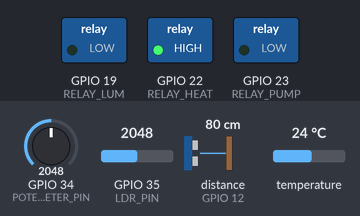
A sketch run on a simulated ESP32. On the bench: switched loads named in the sketch (green lamp = pin HIGH). Wiring (inferred from the names in the program): ultrasonic range finder: trigger GPIO 14; echo GPIO 12. Inputs (shaded band) come from the test bench; at power-on: distance to the obstacle (sensor on GPIO 12) 80 cm, temperature 24 °C, GPIO 34 (POTENTIOMETER_PIN) = 2048, GPIO 35 (LDR_PIN) = 2048. The echo pulse lasts 58.3 µs per cm; WiFi joins after 1.5 s; servers stay silent unless stated; uploads are accepted with an empty reply; the local clock reads 2024-03-15 10:24:30 at power-on unless the sketch sets it; pins used as bus, display or sensor lines are not drawn; what the sketch prints to the serial monitor is not drawn.

Above: at 4.2 s.
4.3 s: distance to the obstacle (sensor on GPIO 12) set to 198 cm
8.0 s: distance to the obstacle (sensor on GPIO 12) set to 206 cm
At 10.7 s:
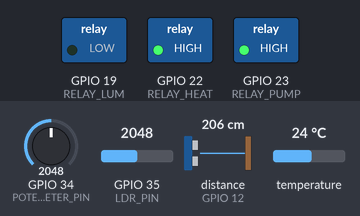
11.6 s: temperature set to 25.3 °C
At 14.0 s:
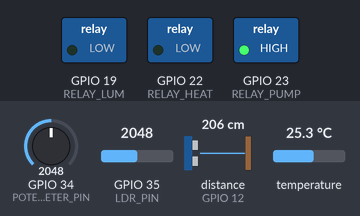
15.2 s: temperature set to 12 °C
At 16.1 s:
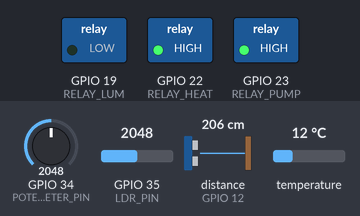
18.8 s: temperature set to 28 °C
At 22.1 s:
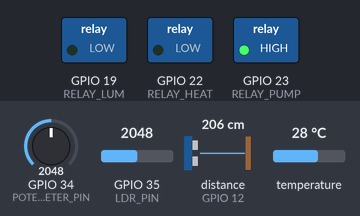
Timing chart, 0 to 23.6 s (numbered marks = the images above; inputs shaded):
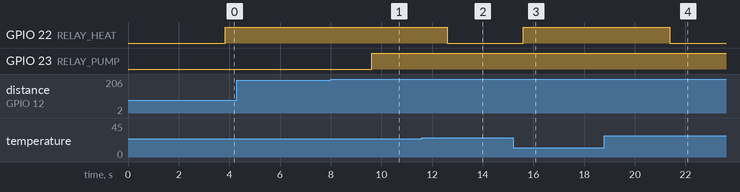

The sketch:

api_arduino.ino
```cpp
#include <WiFi.h>
#include <HTTPClient.h>
#include <OneWire.h>
#include <DallasTemperature.h>
#include <RTClib.h>

const char* ssid = "Wokwi-GUEST";
const char* password = "";


const String NGROK_URL = "http://635f291a4c29c99c-91-167-32-196.serveousercontent.com";  // HTTP !
const String API_URL_MESURE = NGROK_URL + "/api/mesures/";
const String API_URL_COMMAND = NGROK_URL + "/api/commandes/";
const String API_URL_ACTIONNEURS = NGROK_URL + "/api/actionneurs/";
const String API_URL_CAPTEURS = NGROK_URL + "/api/capteurs/";


bool LUM_ACTIVATE = false;

int last_temp = LOW;
int last_distance = LOW;
int last_pH = LOW;
int last_light =LOW;

const float GAMMA = 0.7;
const float RL10 = 50;

const int RELAY_HEAT = 22;
const int RELAY_PUMP = 23;
const int RELAY_LUM = 19;

// Seuils
float TEMP_THRESHOLD = 25.0;
float WATER_THRESHOLD = 200;
float LUM_THRESHOLD = 1000;


// DS18B20
#define ONE_WIRE_BUS 13
OneWire oneWire(ONE_WIRE_BUS);
DallasTemperature sensors(&oneWire);

// RTC
#define SDA_PIN 21
#define SCL_PIN 22
RTC_DS1307 rtc;

// HC-SR04
#define TRIG_PIN 14
#define ECHO_PIN 12

// Potentiometer
#define POTENTIOMETER_PIN 34

// PHOTO-RESISTOR
#define LDR_PIN 35

struct Capteur {
  int id;
  const char* nom;
  const char* type;
  const char* unite;
  const char* localisation;
  float seuil_min;
  float seuil_max;
  bool actif;
};

struct Actionneur {
  int id;
  const char* nom;
  const char* type;
  bool etat;
};

Capteur capteurs[] = {
  {1,"TempEau", "DS18B20", "°C", "Bassin", 0, 35, true},
  {2,"NiveauEau", "HC-SR04", "cm", "Cuve", 0, 300, true},
  {3,"Luminosite", "LDR", "lux", "Serre", 200, 2000, true},
  {4,"pH", "Potentiometre", "", "Bassin", 0, 14, true}
};

Actionneur actionneurs[] = {
  {10,"Chauffage", "relay_motor", false},
  {11,"Pompe", "relay_motor", false},
  {12,"Eclairage", "relay_motor", false}
};

void Register_Capteurs() {
  for (auto &c : capteurs) {
    String json =
      "{"
      "\"id\":" + String(c.id) + ","
      "\"nom\":\"" + String(c.nom) + "\","
      "\"type\":\"" + String(c.type) + "\","
      "\"unite\":\"" + String(c.unite) + "\","
      "\"localisation\":\"" + String(c.localisation) + "\","
      "\"seuil_min\":" + String(c.seuil_min) + ","
      "\"seuil_max\":" + String(c.seuil_max) + ","
      "\"actif\":" + String(c.actif ? "true" : "false") +
      "}";

    Send_JSON(json,API_URL_CAPTEURS);
  }
}

void Register_Actionneurs() {
  for (auto &a : actionneurs) {
    String json =
      "{"
      "\"id\":" + String(a.id) + ","
      "\"nom\":\"" + String(a.nom) + "\","
      "\"type\":\"" + String(a.type) + "\","
      "\"etat\":" + String(a.etat ? "true" : "false") +
      "}";

    Send_JSON(json,API_URL_ACTIONNEURS);
  }
}

void Setup_Hour(){

  Wire.begin(SDA_PIN, SCL_PIN);
  delay(100);

  if (!rtc.begin()) {
    Serial.println("RTC DS1307 non detecte !");
    return;
  }

  Serial.println("✅ RTC DS1307 detecte !");

  rtc.adjust(DateTime(2026, 1, 28, 18, 48, 0));  // Année, Mois, Jour, Heure, Minute, Seconde

  DateTime now = rtc.now();
  Serial.print("Heure: ");
  Serial.print(now.hour());
  Serial.print(":");
  Serial.print(now.minute());
  Serial.print(":");
  Serial.println(now.second());
}

void Setup_Wifi() {

  Serial.begin(115200);
  Serial.println("Hello, ESP32!");

  WiFi.begin(ssid, password);
  Serial.println("Connecting to WiFi...");

  while (WiFi.status() != WL_CONNECTED) {
    delay(500);
    Serial.print(".");
  }

  Serial.println("\nConnected!");
}

void setup() {

  Setup_Wifi();
  Setup_Hour();

  sensors.begin();

  pinMode(TRIG_PIN, OUTPUT);
  pinMode(ECHO_PIN, INPUT);

  pinMode(POTENTIOMETER_PIN, INPUT);

  pinMode(LDR_PIN,INPUT);

  pinMode(RELAY_HEAT, OUTPUT);
  pinMode(RELAY_PUMP, OUTPUT);
  pinMode(RELAY_LUM, OUTPUT);

  Register_Capteurs();
  Register_Actionneurs();

}

float HC_SR04() {

  digitalWrite(TRIG_PIN, LOW);
  delayMicroseconds(2);

  digitalWrite(TRIG_PIN, HIGH);
  delayMicroseconds(10);

  digitalWrite(TRIG_PIN, LOW);

  long duration = pulseIn(ECHO_PIN, HIGH);
  float distance = duration * 0.034 / 2;

  return distance;
}

int Photoresistor(){

  int lux = analogRead(LDR_PIN);
  return lux;

}

float DS18B20() {

  sensors.requestTemperatures();
  float temps = sensors.getTempCByIndex(0);

  return temps;
}

float Potentiometer() {

  float phRaw = analogRead(POTENTIOMETER_PIN);
  float phValue = map(phRaw, 0, 4095, 0, 14);

  return phValue;
}

void Relay_Lum(float light){

  DateTime now = rtc.now();
  if (light < LUM_THRESHOLD){

      Serial.println("not enought luminosity");

    if (now.hour() < 22 && now.hour() > 17){
      Serial.println("Light ON");
      digitalWrite(RELAY_LUM, HIGH);
    }
    else{
      Serial.println("Light in ECO MODE");
    }
  }

  Trigger_Call_API(RELAY_LUM, last_light,12,3,light);

}

void Trigger_Call_API(int RELAY, int &last_value, int actionneur_id, int capteur_id, float mesure){

  int current_state = digitalRead(RELAY);
  if (current_state != last_value){
    Serial.println("🔄 Changement d'état actionneur " + String(actionneur_id));
    last_value = current_state;

    // Envoyer SEULEMENT la commande (pas la mesure ici)
    String payload_commande = "{"
      "\"actionneur_id\":" + String(actionneur_id) + ","
      "\"commande\":\"" + String(current_state == HIGH ? "ON" : "OFF") + "\","
      "\"source\":\"automatique\"" +
      "}";

    Send_JSON(payload_commande, API_URL_COMMAND);
  }
}

void Display_Hour(){

  DateTime now = rtc.now();
  Serial.print(now.hour());
  Serial.print(":");
  Serial.print(now.minute());
  Serial.print(":");
  Serial.println(now.second());
}

void Relay_Heat(float temperature) {
  digitalWrite(RELAY_HEAT, temperature < TEMP_THRESHOLD ? HIGH : LOW);
  Trigger_Call_API(RELAY_HEAT, last_temp,10,1,temperature);

}

void Relay_Pump(float distance) {
  digitalWrite(RELAY_PUMP, distance > WATER_THRESHOLD ? HIGH : LOW);
  Trigger_Call_API(RELAY_PUMP, last_light,11,2, distance);
}

void Display(String component, String label, float value, String unity) {

  Serial.print(component);
  Serial.print(" / ");
  Serial.print(label);
  Serial.print(" = ");
  Serial.print(value);
  Serial.println(unity);
}

String Build_JSON(String key, float value) {
  String json = "{";
  json += "\"" + key + "\":" + String(value);
  json += "}";
  return json;
}

void Send_JSON(String payload, String endpoint){

  if(WiFi.status() == WL_CONNECTED) {
    HTTPClient http;

    http.begin(endpoint);
    http.addHeader("Content-Type", "application/json");
    http.setTimeout(20000);

    Serial.println("📡 POST: " + endpoint);

    int httpResponseCode = http.POST(payload);

    if(httpResponseCode > 0) {
      Serial.print("✅ HTTP Response code: ");
      Serial.println(httpResponseCode);
      String response = http.getString();
      Serial.println("📥 Response: " + response);
    } else {
      Serial.print("❌ Erreur HTTP: ");
      Serial.println(httpResponseCode);
    }

    http.end();
  } else {
    Serial.println("WiFi déconnecté !");
  }
}


void Send_Mesure(int capteur_id, float valeur) {
  String payload = "{"
    "\"capteur_id\":" + String(capteur_id) + ","
    "\"valeur\":" + String(valeur) +
    "}";

  Serial.println("📡 Mesure capteur " + String(capteur_id));
  Send_JSON(payload, API_URL_MESURE);
}

unsigned long lastMesureTime = 0;
const unsigned long MESURE_INTERVAL = 60000; // 60 secondes

void loop() {

  Display_Hour();

  float distance_result = HC_SR04();
  float temperature_result = DS18B20();
  float pH_result = Potentiometer();
  float light_result = (float)Photoresistor();

  Display("DS18B20", "Temperature eau", temperature_result, " °C");
  Display("HC-SR04", "Distance", distance_result, " cm");
  Display("Potentiometer", "pH", pH_result, "");
  Display("Photosensor", "Luminosité", light_result, "");

  // ✅ Contrôler les relays (avec envoi commandes si changement)
  Relay_Pump(distance_result);
  Relay_Heat(temperature_result);
  //Relay_Lum(light_result);

  // ✅ NOUVEAU : Envoyer les mesures toutes les 60 secondes
  unsigned long currentTime = millis();
  if (currentTime - lastMesureTime >= MESURE_INTERVAL) {
    lastMesureTime = currentTime;

    Serial.println("\n📊 Envoi périodique des mesures...");

    // Envoyer toutes les mesures
    Send_Mesure(1, temperature_result);
    delay(500);
    Send_Mesure(2, distance_result);
    delay(500);
    Send_Mesure(4, pH_result);
    delay(500);
    Send_Mesure(3, light_result);
  }

  delay(2000);
}
```

Measured:
- the behaviour switches between 201 and 202 cm on distance to the obstacle (sensor on GPIO 12) (found by bisection; images 0 and 1)
- the behaviour switches between 24.9 and 25 °C on temperature (found by bisection; images 1 and 2)
- after the input at 4.3 s, every drawn part: stays the same
- after the input at 8.0 s, GPIO 23 (RELAY_PUMP): LOW → HIGH after 1.6 s
- after the input at 11.6 s, GPIO 22 (RELAY_HEAT): HIGH → LOW after 1.0 s
- after the input at 15.2 s, GPIO 22 (RELAY_HEAT): LOW → HIGH after 0.40 s
- after the input at 18.8 s, GPIO 22 (RELAY_HEAT): HIGH → LOW after 2.6 s
